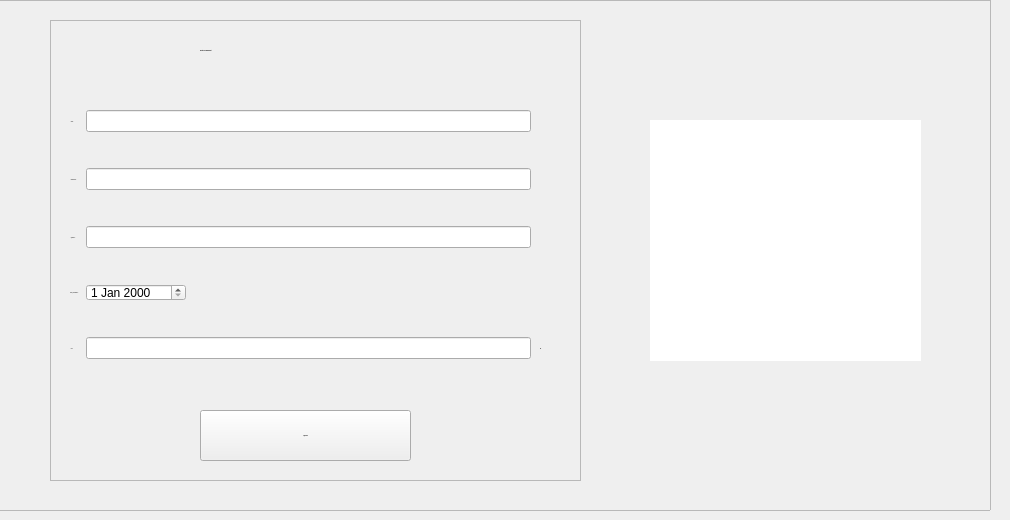
          <widget class="QWidget" name="tab_17">
           <attribute name="title">
            <string>Ajouter</string>
           </attribute>
           <widget class="QFrame" name="frame_31">
            <property name="geometry">
             <rect>
              <x>-10</x>
              <y>0</y>
              <width>1001</width>
              <height>511</height>
             </rect>
            </property>
            <property name="frameShape">
             <enum>QFrame::StyledPanel</enum>
            </property>
            <property name="frameShadow">
             <enum>QFrame::Raised</enum>
            </property>
            <widget class="QFrame" name="frame1_9">
             <property name="geometry">
              <rect>
               <x>60</x>
               <y>20</y>
               <width>531</width>
               <height>461</height>
              </rect>
             </property>
             <property name="cursor">
              <cursorShape>PointingHandCursor</cursorShape>
             </property>
             <property name="frameShape">
              <enum>QFrame::StyledPanel</enum>
             </property>
             <property name="frameShadow">
              <enum>QFrame::Raised</enum>
             </property>
             <widget class="QLabel" name="label_84">
              <property name="geometry">
               <rect>
                <x>150</x>
                <y>10</y>
                <width>241</width>
                <height>41</height>
               </rect>
              </property>
              <property name="font">
               <font>
                <family>century gothic</family>
                <pointsize>-1</pointsize>
                <weight>75</weight>
                <bold>true</bold>
               </font>
              </property>
              <property name="styleSheet">
               <string notr="true">QLabel{
color: black;

border: none;
}</string>
              </property>
              <property name="text">
               <string>Ajouter un equipement</string>
              </property>
             </widget>
             <widget class="QWidget" name="gridLayoutWidget_10">
              <property name="geometry">
               <rect>
                <x>20</x>
                <y>60</y>
                <width>461</width>
                <height>311</height>
               </rect>
              </property>
              <layout class="QGridLayout" name="gridLayout_10">
               <item row="3" column="0">
                <widget class="QLabel" name="label_85">
                 <property name="font">
                  <font>
                   <family>century gothic</family>
                   <pointsize>-1</pointsize>
                  </font>
                 </property>
                 <property name="text">
                  <string> Date_acquisition :</string>
                 </property>
                </widget>
               </item>
               <item row="4" column="1">
                <widget class="QLineEdit" name="lineEdit_e4"/>
               </item>
               <item row="2" column="1">
                <widget class="QLineEdit" name="lineEdit_e3"/>
               </item>
               <item row="1" column="0">
                <widget class="QLabel" name="label_86">
                 <property name="font">
                  <font>
                   <family>century gothic</family>
                   <pointsize>-1</pointsize>
                  </font>
                 </property>
                 <property name="text">
                  <string>   Desctiption :</string>
                 </property>
                </widget>
               </item>
               <item row="2" column="0">
                <widget class="QLabel" name="label_87">
                 <property name="font">
                  <font>
                   <family>century gothic</family>
                   <pointsize>-1</pointsize>
                  </font>
                 </property>
                 <property name="text">
                  <string>   Quantite :</string>
                 </property>
                </widget>
               </item>
               <item row="4" column="0">
                <widget class="QLabel" name="label_88">
                 <property name="font">
                  <font>
                   <family>century gothic</family>
                   <pointsize>-1</pointsize>
                  </font>
                 </property>
                 <property name="text">
                  <string>   Prix :</string>
                 </property>
                </widget>
               </item>
               <item row="0" column="1">
                <widget class="QLineEdit" name="lineEdit_e1"/>
               </item>
               <item row="1" column="1">
                <widget class="QLineEdit" name="lineEdit_e2"/>
               </item>
               <item row="0" column="0">
                <widget class="QLabel" name="label_89">
                 <property name="font">
                  <font>
                   <family>century gothic</family>
                   <pointsize>-1</pointsize>
                  </font>
                 </property>
                 <property name="text">
                  <string>   Code :</string>
                 </property>
                </widget>
               </item>
               <item row="3" column="1">
                <widget class="QDateEdit" name="dateEdit_3">
                 <property name="minimumSize">
                  <size>
                   <width>100</width>
                   <height>0</height>
                  </size>
                 </property>
                 <property name="maximumSize">
                  <size>
                   <width>12</width>
                   <height>17</height>
                  </size>
                 </property>
                 <property name="tabletTracking">
                  <bool>false</bool>
                 </property>
                </widget>
               </item>
              </layout>
             </widget>
             <widget class="QPushButton" name="pushButton_23">
              <property name="geometry">
               <rect>
                <x>150</x>
                <y>390</y>
                <width>211</width>
                <height>51</height>
               </rect>
              </property>
              <property name="font">
               <font>
                <family>century gothic</family>
                <pointsize>-1</pointsize>
                <weight>75</weight>
                <bold>true</bold>
               </font>
              </property>
              <property name="cursor">
               <cursorShape>PointingHandCursor</cursorShape>
              </property>
              <property name="text">
               <string>AJOUTER</string>
              </property>
             </widget>
             <widget class="QLabel" name="label_90">
              <property name="geometry">
               <rect>
                <x>490</x>
                <y>320</y>
                <width>55</width>
                <height>16</height>
               </rect>
              </property>
              <property name="font">
               <font>
                <family>century gothic</family>
                <pointsize>-1</pointsize>
                <weight>75</weight>
                <bold>true</bold>
               </font>
              </property>
              <property name="text">
               <string>DT</string>
              </property>
             </widget>
            </widget>
            <widget class="QGraphicsView" name="graphicsView_20">
             <property name="geometry">
              <rect>
               <x>660</x>
               <y>120</y>
               <width>271</width>
               <height>241</height>
              </rect>
             </property>
             <property name="styleSheet">
              <string notr="true">border-image: url(:/images/background.jpg);
border-radius: 15px;</string>
             </property>
            </widget>
           </widget>
          </widget>
